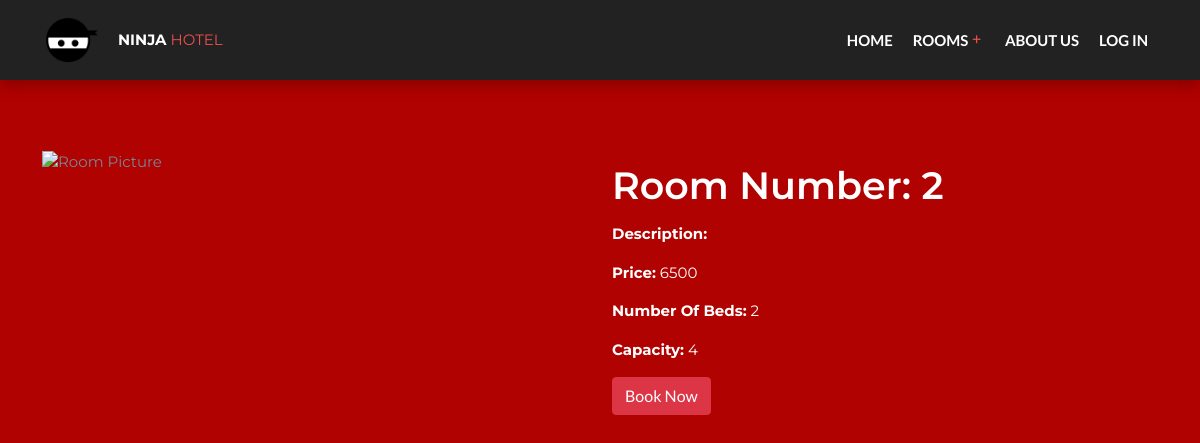
The page /room-commands/room-details.php?rid=2 on the database as committed earlier.
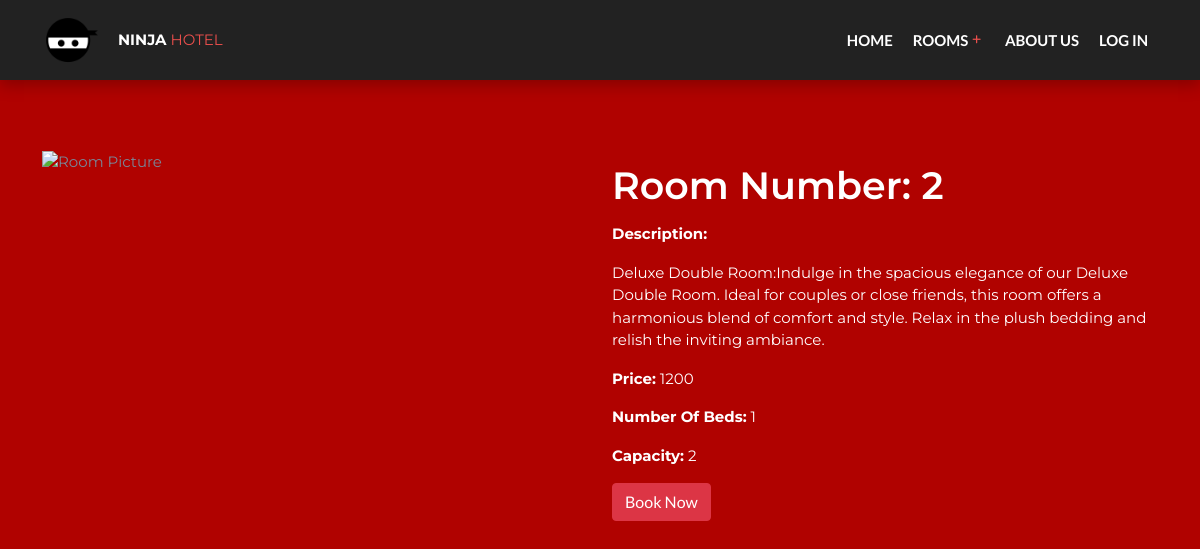
The same page on the database as committed later.
### tables this page shows
CREATE TABLE `room` (
  `Room_ID` int(20) NOT NULL,
  `room_pic` varchar(20) DEFAULT NULL,
  `room_desription` varchar(300) DEFAULT NULL,
  `num of beds` int(12) NOT NULL,
  `PricePerNight` bigint(255) NOT NULL,
  `avalability` tinyint(1) NOT NULL,
  `capacity` int(200) DEFAULT NULL
);

### room-commands/room-details.php (the view, shortened to what this page needs)
<?php
    include '../tools/connection.php';
    include '../tools/navbar.php';
    $id = $_GET['rid'];
    $sql = "SELECT * FROM room WHERE Room_ID=$id";
    $result = $conn->query($sql);
    $row = $result->fetch_assoc();
?>
<!DOCTYPE html>
<html lang="en">
<head>
    <link rel="stylesheet" href="../css/bootstrap.min.css">
    <link rel="stylesheet" href="../icons/fontawesome/css/all.min.css">
	<link type="text/css" rel="stylesheet" href="../css/style.css"/>
</head>
<body style="background-color:#B00200">
    <br>
    <div class="container mt-5">
        <div class="row">
            <div class="col-md-6">
                <img src="../images/<?php echo $row['room_pic']; ?>" alt="Room Picture" style="max-width: 100%;">
            </div>
            <div class="col-md-6">
                <h1  style='color: white;'><?php echo "Room Number: ".$row['Room_ID'].""; ?></h1>
                <p  style='color: white;'><strong>Description:</strong></p>
                <p  style='color: white;'><?php echo $row['room_desription']; ?></p>
                <p style='color: white;'><strong>Price:</strong> <?php echo $row['PricePerNight']; ?></p>
                <p style='color: white;'><strong>Number Of Beds:</strong> <?php echo $row['num of beds']; ?></p>
                <p style='color: white;'><strong>Capacity:</strong> <?php echo $row['capacity']; ?></p>
                <a href="book.php?rid=<?php echo $row['Room_ID']; ?>" class="btn btn-danger" data-toggle="modal" data-target="#bookingModal">Book Now</a>
            </div>
        </div>
    </div>
</body>
</html>

Rows that differ between the two databases and show on the page:
changed room id 2: room_desription (not shown) → "Deluxe Double Room:Indulge in the spacious elegance of our Deluxe Double Room. Ideal for couples or close friends, this room offers a harmonious blend of comfort and style. Relax in the plush bedding and relish the inviting ambiance."; PricePerNight "6500" → "1200"; num of beds "2" → "1"; capacity "4" → "2"
